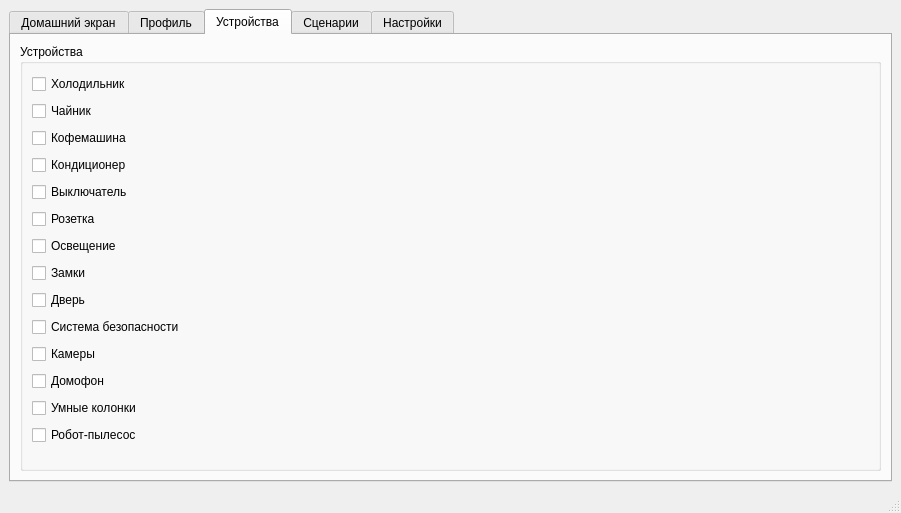
<?xml version="1.0" encoding="UTF-8"?>
<ui version="4.0">
 <class>MainWindow</class>
 <widget class="QMainWindow" name="MainWindow">
  <property name="geometry">
   <rect>
    <x>0</x>
    <y>0</y>
    <width>901</width>
    <height>513</height>
   </rect>
  </property>
  <property name="windowTitle">
   <string>Умный дом</string>
  </property>
  <widget class="QWidget" name="centralwidget">
   <layout class="QGridLayout" name="gridLayout">
    <item row="0" column="0">
     <widget class="QTabWidget" name="tabWidget">
      <property name="currentIndex">
       <number>2</number>
      </property>
      <widget class="QWidget" name="homepage">
       <attribute name="title">
        <string>Домашний экран</string>
       </attribute>
      </widget>
      <widget class="QWidget" name="profile">
       <attribute name="title">
        <string>Профиль</string>
       </attribute>
      </widget>
      <widget class="QWidget" name="things">
       <attribute name="title">
        <string>Устройства</string>
       </attribute>
       <layout class="QVBoxLayout" name="verticalLayout_2">
        <item>
         <widget class="QGroupBox" name="things_2">
          <property name="title">
           <string>Устройства</string>
          </property>
          <layout class="QHBoxLayout" name="horizontalLayout">
           <item>
            <layout class="QVBoxLayout" name="verticalLayout">
             <item>
              <widget class="QCheckBox" name="frige">
               <property name="text">
                <string>Холодильник</string>
               </property>
              </widget>
             </item>
             <item>
              <widget class="QCheckBox" name="kettle">
               <property name="text">
                <string>Чайник</string>
               </property>
              </widget>
             </item>
             <item>
              <widget class="QCheckBox" name="coffeMachine">
               <property name="text">
                <string>Кофемашина</string>
               </property>
              </widget>
             </item>
             <item>
              <widget class="QCheckBox" name="airConditioner">
               <property name="text">
                <string>Кондиционер</string>
               </property>
              </widget>
             </item>
             <item>
              <widget class="QCheckBox" name="lightSwitch">
               <property name="text">
                <string>Выключатель</string>
               </property>
              </widget>
             </item>
             <item>
              <widget class="QCheckBox" name="socket">
               <property name="text">
                <string>Розетка</string>
               </property>
              </widget>
             </item>
             <item>
              <widget class="QCheckBox" name="light">
               <property name="text">
                <string>Освещение</string>
               </property>
              </widget>
             </item>
             <item>
              <widget class="QCheckBox" name="locks">
               <property name="text">
                <string>Замки</string>
               </property>
              </widget>
             </item>
             <item>
              <widget class="QCheckBox" name="door">
               <property name="text">
                <string>Дверь</string>
               </property>
              </widget>
             </item>
             <item>
              <widget class="QCheckBox" name="securitySystem">
               <property name="text">
                <string>Система безопасности</string>
               </property>
              </widget>
             </item>
             <item>
              <widget class="QCheckBox" name="cameras">
               <property name="text">
                <string>Камеры</string>
               </property>
              </widget>
             </item>
             <item>
              <widget class="QCheckBox" name="intercom">
               <property name="text">
                <string>Домофон</string>
               </property>
              </widget>
             </item>
             <item>
              <widget class="QCheckBox" name="smartSpeaker">
               <property name="text">
                <string>Умные колонки</string>
               </property>
              </widget>
             </item>
             <item>
              <widget class="QCheckBox" name="robotCleaner">
               <property name="text">
                <string>Робот-пылесос</string>
               </property>
              </widget>
             </item>
            </layout>
           </item>
          </layout>
         </widget>
        </item>
       </layout>
      </widget>
      <widget class="QWidget" name="scripts">
       <attribute name="title">
        <string>Сценарии</string>
       </attribute>
      </widget>
      <widget class="QWidget" name="settings">
       <attribute name="title">
        <string>Настройки</string>
       </attribute>
      </widget>
     </widget>
    </item>
   </layout>
  </widget>
  <widget class="QMenuBar" name="menubar">
   <property name="geometry">
    <rect>
     <x>0</x>
     <y>0</y>
     <width>901</width>
     <height>26</height>
    </rect>
   </property>
  </widget>
  <widget class="QStatusBar" name="statusbar"/>
 </widget>
 <resources/>
 <connections/>
</ui>
